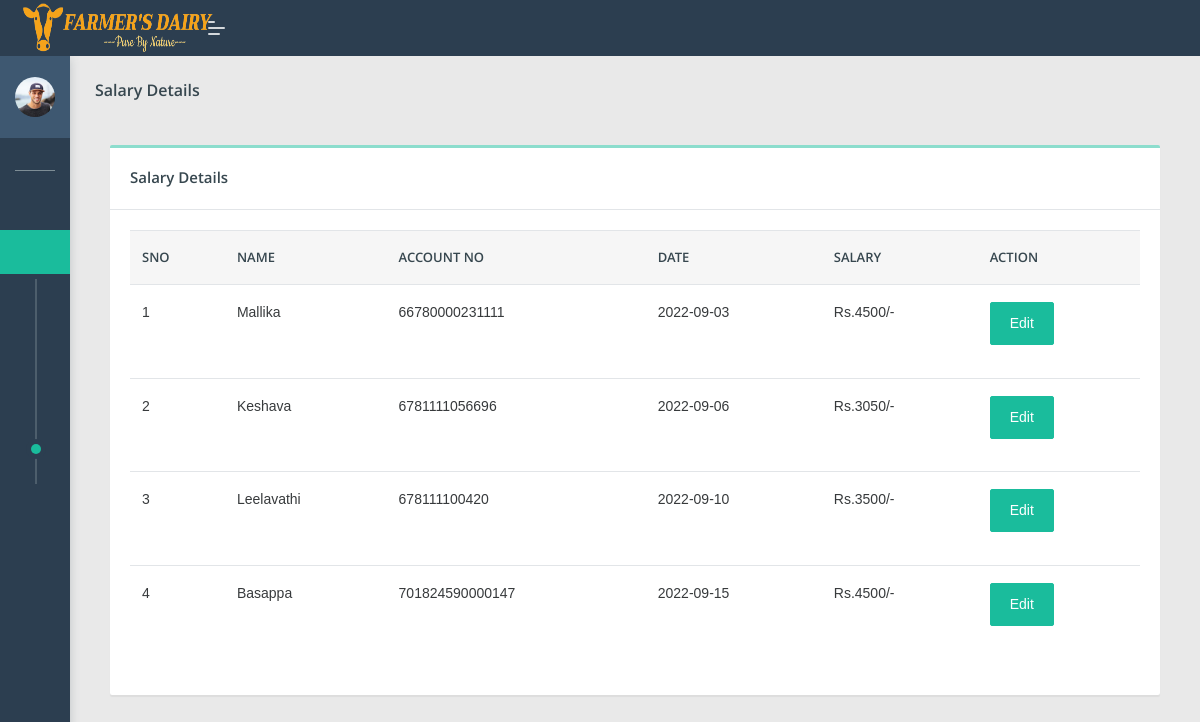
Screenshot of /dipo/viewsalary.php (signed in) with the database file from the repository.
### tables this page shows
CREATE TABLE `add_salary` (
  `sal_id` int(100) NOT NULL,
  `name` varchar(100) NOT NULL,
  `accno` varchar(100) NOT NULL,
  `dop` varchar(100) NOT NULL,
  `salary` varchar(100) NOT NULL,
  `dippoid` varchar(100) NOT NULL
);

### dipo/viewsalary.php (the view, shortened to what this page needs)
 <?php
if(isset($_SESSION['dippo']))
{
$dippo=$_SESSION['dippo'];
?>
 <!DOCTYPE html>
<html lang="en">
<head>
    <link rel="stylesheet" href="assets/css/style.css">
</head>
<body class="">
	<nav class="pcoded-navbar  ">
		<div class="navbar-wrapper  ">
			<div class="navbar-content scroll-div " >
					<div class="">
					<div class="main-menu-header">
						<img class="img-radius" src="assets/images/user/avatar-2.jpg" alt="User-Profile-Image">
						<div class="user-details">
						</div>
					</div>
				</div>
				<ul class="nav pcoded-inner-navbar ">
					<li class="nav-item pcoded-menu-caption">
					</li>
					<li class="nav-item">
					    <a href="main.php" class="nav-link "><span class="pcoded-micon"><i class="feather icon-home"></i></span><span class="pcoded-mtext">Dashboard</span></a>
					</li>
					<li class="nav-item pcoded-hasmenu">
					    <a href="#!" class="nav-link "><span class="pcoded-micon"><i class="feather icon-align-justify"></i></span><span class="pcoded-mtext">Staff Details</span></a>
					    <ul class="pcoded-submenu">
					    <li><a href="addstaff.php">Addstaff</a></li>
					<li><a href="viewstaff.php">Viewstaff</a></li>
					<li><a href="viewbank.php">Viewbank</a></li>
					<li> <a href="addsalary.php">AddSalary</a></li>
					<li><a href="viewsalary.php" >ViewSalary</a></li>
			          </ul>
					</li>
					<li class="nav-item pcoded-hasmenu">
					    <a href="#!" class="nav-link "><span class="pcoded-micon"><i class="feather icon-align-justify"></i></span><span class="pcoded-mtext">User Details</span></a>
					</li>
						<li class="nav-item pcoded-hasmenu">
					    <a href="#!" class="nav-link "><span class="pcoded-micon"><i class="feather icon-align-justify"></i></span><span class="pcoded-mtext">Milk Details</span></a>
					</li>
					<li class="nav-item pcoded-hasmenu">
					    <a href="#!" class="nav-link "><span class="pcoded-micon"><i class="feather icon-align-justify"></i></span><span class="pcoded-mtext">Facilities</span></a>
					</li>
                        <li class="nav-item">
					    <a href="viewfeedb.php" class="nav-link "><span class="pcoded-micon"><i class="feather icon-align-justify"></i></span><span class="pcoded-mtext">View feedback</span></a>
					</li>
				</ul>
			</div>
		</div>
	</nav>
	<header class="navbar pcoded-header navbar-expand-lg navbar-light header-dark">
				<div class="m-header">
					<a class="mobile-menu" id="mobile-collapse" href="#!"><span></span></a>
					<a href="#!" class="b-brand">
<img src="assets/images/logo1.png" width="190px" height="50px" class="logo">
					</a>
				</div>
				<div class="collapse navbar-collapse">
					<ul class="navbar-nav mr-auto">
						<li class="nav-item">
							<a href="#!" class="pop-search"><i class="feather icon-search"></i></a>
						</li>
					</ul>
					<ul class="navbar-nav ml-auto">
						<li>
							<div class="dropdown drp-user">
								<a href="#" class="dropdown-toggle" data-toggle="dropdown">
									<i class="feather icon-user"></i>
								</a>
							</div>
						</li>
					</ul>
				</div>
	</header>
<section class="pcoded-main-container">
    <div class="pcoded-content">
       <div class="page-header">
            <div class="page-block">
                <div class="row align-items-center">
                    <div class="col-md-12">
                        <div class="page-header-title">
                            <h5 class="m-b-10">Salary Details</h5>
                        </div>
                    </div>
                </div>
            </div>
        </div>
            <div class="col-md-12">
                <div class="card">
                    <div class="card-header">
                        <h5>Salary Details</h5>
                    </div>
                    <div class="card-body table-border-style">
                        <div class="table-responsive">
                            <table class="table table-hover">
                                <thead>
                                    <tr>
                                        <th>Sno</th>
                                        <th>Name</th>
                                        <th>Account No</th>
										<th>Date</th>
										<th>Salary</th>
										<th>Action</th>
									</tr>
                                </thead>
                                <tbody>
								<?php
								include 'config.php';
							 $sql1="select * from add_salary where dippoid='$dippo'";
								$result1=mysqli_query($con,$sql1);
								$num1=mysqli_num_rows($result1);
								$sI=0;
								if($num1>0)
								{
									while($row1=mysqli_fetch_array($result1))
									{
										$sI+=1;
										$s_id=$row1[0];
										$name=$row1['name'];
										$accno=$row1['accno'];
										$dop=$row1['dop'];
										$salary=$row1['salary'];
								?>
                                  <tr>
									<td><?php echo $sI; ?></td>
									<td><?php echo $name; ?></td>
									<td><?php echo $accno; ?></td>
									<td><?php echo $dop; ?></td>
									<td>Rs.<?php echo $salary; ?>/-</td>
									<td>
									<div class="form-row">
							 <div class="form-group col-md-2">
							 <a href="editsalary.php?edid=<?php echo $s_id; ?>">
                            <button type="submit" name="edit" class="btn  btn-primary">Edit</button></a>
							</div>
							</div>
									</td>
								</tr>
								<?php
									}
								}
								?>
                                </tbody>
							 </table>
                        </div>
                    </div>
                </div>
            </div>
        </div>
</section>
</body>
</html>
<?php
}
else
{
	echo "<script> location.href='../index.php'; </script>";
}
?>

### rows the page displays
add_salary: name "Mallika", accno "66780000231111", dop "2022-09-03", salary "4500"
add_salary: name "Keshava", accno "6781111056696", dop "2022-09-06", salary "3050"
add_salary: name "Leelavathi", accno "678111100420", dop "2022-09-10", salary "3500"
add_salary: name "Basappa", accno "701824590000147", dop "2022-09-15", salary "4500"
